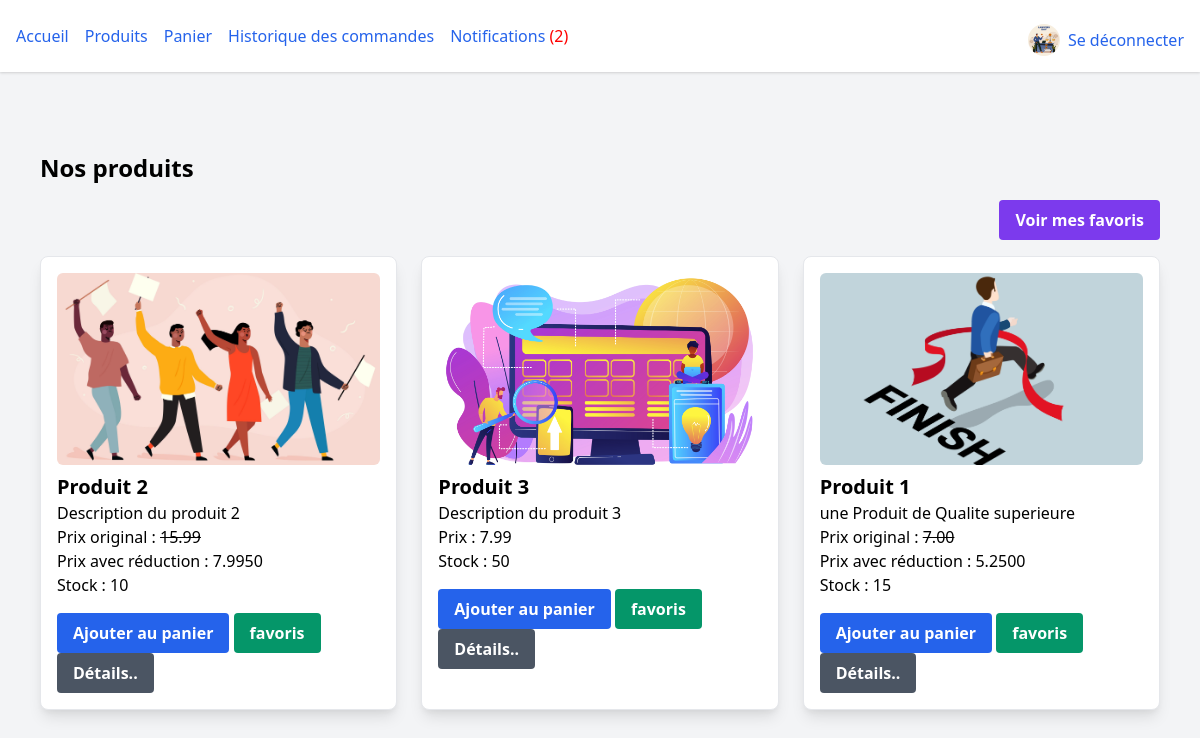
Screenshot of /products/ (signed in) with the database file from the repository.
### store/models.py (models this page shows, shortened)
class User(AbstractUser):
    is_admin = models.BooleanField(default=False)
    favorites = models.ManyToManyField('Product', related_name='favorited_by', blank=True)
    profile_picture = models.ImageField(upload_to='profile_pictures/', null=True, blank=True)  # Champ pour l'upload de la photo de profil
    groups = models.ManyToManyField(
        Group,
        related_name='store_user_groups',  # Nom unique pour éviter les conflits
        blank=True,
    )
    user_permissions = models.ManyToManyField(
        Permission,
        related_name='store_user_permissions',  # Nom unique pour éviter les conflits
        blank=True,
    )

class Product(models.Model):
    name = models.CharField(max_length=255)
    description = models.TextField()
    price = models.DecimalField(max_digits=10, decimal_places=2)
    stock = models.PositiveIntegerField()
    category = models.ForeignKey(Category, on_delete=models.CASCADE, related_name='products', null=True)
    image = models.ImageField(upload_to='product_images/')
    date_added = models.DateTimeField(auto_now_add=True)
    discount = models.DecimalField(max_digits=5, decimal_places=2, default=0)  # Pourcentage de réduction
    def price_with_discount(self):
        return self.price * (1 - self.discount)

### store/views.py (the view)
# urls.py: path('products/', views.product_list, name='product_list'),
def product_list(request):
    products = Product.objects.all()
    product = Product.objects.get(name='Produit 3')
    print(product.image)
    return render(request, 'store/product_list.html', {'products': products})

### store/templates/store/product_list.html
{% extends 'store/base.html' %} {% block title %}Produits{% endblock %}
{% block content %}
<div class="max-w-7xl mx-auto mt-10 p-6">
  <h1 class="text-2xl font-bold mb-4">Nos produits</h1>
  <div class="text-right mb-4">
    <button
      class="bg-purple-600 text-white font-bold py-2 px-4 rounded hover:bg-purple-700"
    >
      <a href="{% url 'view_favorites' %}">Voir mes favoris</a>
    </button>
  </div>
  <div class="grid grid-cols-1 sm:grid-cols-2 lg:grid-cols-3 gap-6">
    {% for product in products %}
    <div class="border rounded-lg p-4 bg-white shadow-lg">
      {% if product.image.url %}
      <img
        src="{{ product.image.url }}"
        alt="{{ product.name }}"
        class="w-full h-48 object-cover rounded-md"
      />{% endif %}
      <h2 class="text-xl font-semibold mt-2">{{ product.name }}</h2>
      <p>{{ product.description }}</p>
      {% if product.discount %}
      <p>Prix original : <del>{{ product.price }}</del></p>
      <p>Prix avec réduction : {{ product.price_with_discount }}</p>
      {% else %}
      <p>Prix : {{ product.price }}</p>
      {% endif %}
      <p>Stock : {{ product.stock }}</p>
      <div class="mt-4">
        <button
          class="bg-blue-600 text-white font-bold py-2 px-4 rounded hover:bg-blue-700"
        >
          <a href="{% url 'add_to_cart' product.id %}">Ajouter au panier</a>
        </button>
        <button
          class="bg-green-600 text-white font-bold py-2 px-4 rounded hover:bg-green-700"
        >
          <a href="{% url 'add_to_favorites' product.id %}">favoris</a>
        </button>
        <button
          class="bg-gray-600 text-white font-bold py-2 px-4 rounded hover:bg-gray-700"
        >
          <a href="{% url 'product_detail' product.id %}">Détails..</a>
        </button>
      </div>
    </div>
    {% endfor %}
  </div>
</div>
{% endblock %}

### store/templates/store/base.html (shortened to what this page needs)
<!DOCTYPE html>
<html lang="fr">
  <head>
    <link href="https://cdn.jsdelivr.net/npm/tailwindcss@2.2.19/dist/tailwind.min.css" rel="stylesheet">
  </head>
  <body class="bg-gray-100">
    <header class="bg-white shadow">
      <nav class="px-4 py-4 flex justify-between items-center">
        <ul class="flex space-x-4">
          <li><a href="/" class="text-blue-600 hover:underline">Accueil</a></li>
          <li><a href="/products/" class="text-blue-600 hover:underline">Produits</a></li>
          <li><a href="/cart/" class="text-blue-600 hover:underline">Panier</a></li>
          <li><a href="{% url 'order_history' %}" class="text-blue-600 hover:underline">Historique des commandes</a></li>
          <li>
            <a href="{% url 'notifications' %}" class="text-blue-600 hover:underline">
                Notifications
                {% with request.user.notifications.all as user_notifications %}
                {% with user_notifications|length as unread_count %}
                {% if unread_count > 0 %}
                    <span style="color: red;">({{ unread_count }})</span>
                {% endif %}
                {% endwith %}
                {% endwith %}
            </a>
          </li>
        </ul>
        <div class="flex items-center mt-2">
          {% if user.is_authenticated %}
            <a href="{% url 'profile_update' %}">
                <img src="{{ user.profile_picture.url }}" alt="Profile Picture" class="w-8 h-8 rounded-full mr-2">
            </a>
            <a href="{% url 'logout' %}" class="text-blue-600 hover:underline">Se déconnecter</a>
          {% else %}
            <a href="{% url 'login' %}" class="text-blue-600 hover:underline">Se connecter</a>
          {% endif %}
        </div>
      </nav>
    </header>
    <main class="max-w-7xl mx-auto p-4">
      {% block content %}{% endblock %}
    </main>
  </body>
</html>

### rows the page displays
User: profile_picture (picture)
Product: image (picture), name "Produit 2", description "Description du produit 2", price "15.99", price_with_discount "7.9950", stock "10"
Product: image (picture), name "Produit 3", description "Description du produit 3", price "7.99", stock "50"
Product: image (picture), name "Produit 1", description "une Produit de Qualite superieure", price "7.00", price_with_discount "5.2500", stock "15"

### other values shown
{{ unread_count }} "2"
